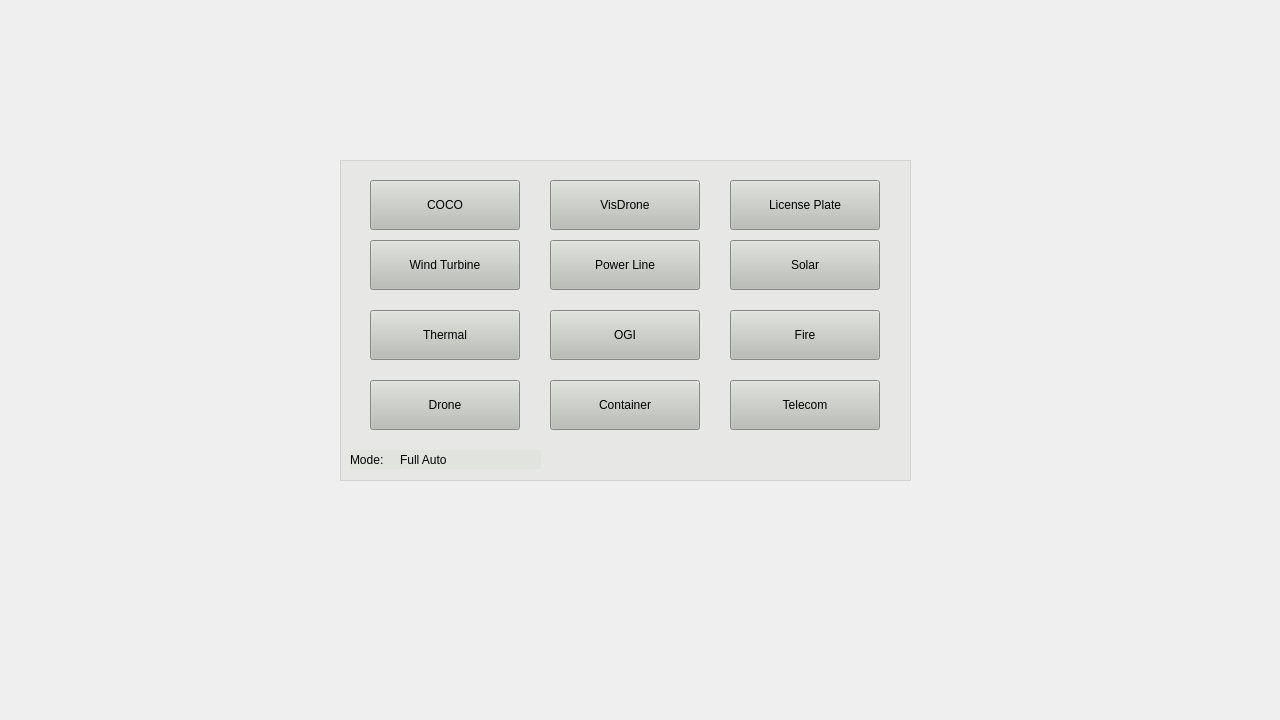
<?xml version="1.0" encoding="UTF-8"?>
<ui version="4.0">
 <class>Form</class>
 <widget class="QWidget" name="Form">
  <property name="geometry">
   <rect>
    <x>0</x>
    <y>0</y>
    <width>1280</width>
    <height>720</height>
   </rect>
  </property>
  <property name="windowTitle">
   <string>Form</string>
  </property>
  <widget class="QFrame" name="inspection_panel">
   <property name="geometry">
    <rect>
     <x>340</x>
     <y>160</y>
     <width>571</width>
     <height>321</height>
    </rect>
   </property>
   <property name="styleSheet">
    <string notr="true">background-color: rgba(211, 215, 207,0.3);</string>
   </property>
   <property name="frameShape">
    <enum>QFrame::StyledPanel</enum>
   </property>
   <property name="frameShadow">
    <enum>QFrame::Raised</enum>
   </property>
   <widget class="QPushButton" name="OGI_button">
    <property name="geometry">
     <rect>
      <x>210</x>
      <y>150</y>
      <width>150</width>
      <height>50</height>
     </rect>
    </property>
    <property name="styleSheet">
     <string notr="true">font: 75 15pt &quot;Ubuntu Condensed&quot;;
background-color: rgb(186, 189, 182);</string>
    </property>
    <property name="text">
     <string>OGI</string>
    </property>
    <property name="checkable">
     <bool>false</bool>
    </property>
   </widget>
   <widget class="QPushButton" name="solar_button">
    <property name="geometry">
     <rect>
      <x>390</x>
      <y>80</y>
      <width>150</width>
      <height>50</height>
     </rect>
    </property>
    <property name="styleSheet">
     <string notr="true">font: 75 15pt &quot;Ubuntu Condensed&quot;;
background-color: rgb(186, 189, 182);</string>
    </property>
    <property name="text">
     <string>Solar</string>
    </property>
    <property name="checkable">
     <bool>true</bool>
    </property>
   </widget>
   <widget class="QPushButton" name="windTurbine_button">
    <property name="geometry">
     <rect>
      <x>30</x>
      <y>80</y>
      <width>150</width>
      <height>50</height>
     </rect>
    </property>
    <property name="styleSheet">
     <string notr="true">font: 75 15pt &quot;Ubuntu Condensed&quot;;
background-color: rgb(186, 189, 182);</string>
    </property>
    <property name="text">
     <string notr="true">Wind Turbine</string>
    </property>
    <property name="checkable">
     <bool>false</bool>
    </property>
   </widget>
   <widget class="QPushButton" name="coco_button">
    <property name="geometry">
     <rect>
      <x>30</x>
      <y>20</y>
      <width>150</width>
      <height>50</height>
     </rect>
    </property>
    <property name="layoutDirection">
     <enum>Qt::RightToLeft</enum>
    </property>
    <property name="styleSheet">
     <string notr="true">font: 75 15pt &quot;Ubuntu Condensed&quot;;
background-color: rgb(186, 189, 182);</string>
    </property>
    <property name="text">
     <string notr="true">COCO</string>
    </property>
    <property name="checkable">
     <bool>false</bool>
    </property>
   </widget>
   <widget class="QPushButton" name="visdrone_button">
    <property name="geometry">
     <rect>
      <x>210</x>
      <y>20</y>
      <width>150</width>
      <height>50</height>
     </rect>
    </property>
    <property name="styleSheet">
     <string notr="true">font: 75 15pt &quot;Ubuntu Condensed&quot;;
background-color: rgb(186, 189, 182);</string>
    </property>
    <property name="text">
     <string notr="true">VisDrone</string>
    </property>
    <property name="checkable">
     <bool>false</bool>
    </property>
   </widget>
   <widget class="QPushButton" name="licensePlate_button">
    <property name="geometry">
     <rect>
      <x>390</x>
      <y>20</y>
      <width>150</width>
      <height>50</height>
     </rect>
    </property>
    <property name="styleSheet">
     <string notr="true">font: 75 15pt &quot;Ubuntu Condensed&quot;;
background-color: rgb(186, 189, 182);</string>
    </property>
    <property name="text">
     <string notr="true">License Plate</string>
    </property>
    <property name="checkable">
     <bool>false</bool>
    </property>
   </widget>
   <widget class="QPushButton" name="powerLine_button">
    <property name="geometry">
     <rect>
      <x>210</x>
      <y>80</y>
      <width>150</width>
      <height>50</height>
     </rect>
    </property>
    <property name="styleSheet">
     <string notr="true">font: 75 15pt &quot;Ubuntu Condensed&quot;;
background-color: rgb(186, 189, 182);</string>
    </property>
    <property name="text">
     <string notr="true">Power Line</string>
    </property>
    <property name="checkable">
     <bool>true</bool>
    </property>
   </widget>
   <widget class="QLabel" name="label_2">
    <property name="geometry">
     <rect>
      <x>10</x>
      <y>290</y>
      <width>51</width>
      <height>19</height>
     </rect>
    </property>
    <property name="text">
     <string>Mode:</string>
    </property>
   </widget>
   <widget class="QLabel" name="inspection_mode">
    <property name="geometry">
     <rect>
      <x>60</x>
      <y>290</y>
      <width>141</width>
      <height>19</height>
     </rect>
    </property>
    <property name="text">
     <string>Full Auto</string>
    </property>
   </widget>
   <widget class="QPushButton" name="thermal_button">
    <property name="geometry">
     <rect>
      <x>30</x>
      <y>150</y>
      <width>150</width>
      <height>50</height>
     </rect>
    </property>
    <property name="styleSheet">
     <string notr="true">font: 75 15pt &quot;Ubuntu Condensed&quot;;
background-color: rgb(186, 189, 182);</string>
    </property>
    <property name="text">
     <string notr="true">Thermal</string>
    </property>
    <property name="checkable">
     <bool>false</bool>
    </property>
   </widget>
   <widget class="QPushButton" name="fire_button">
    <property name="geometry">
     <rect>
      <x>390</x>
      <y>150</y>
      <width>150</width>
      <height>50</height>
     </rect>
    </property>
    <property name="styleSheet">
     <string notr="true">font: 75 15pt &quot;Ubuntu Condensed&quot;;
background-color: rgb(186, 189, 182);</string>
    </property>
    <property name="text">
     <string notr="true">Fire</string>
    </property>
    <property name="checkable">
     <bool>false</bool>
    </property>
   </widget>
   <widget class="QPushButton" name="telecom_button">
    <property name="geometry">
     <rect>
      <x>390</x>
      <y>220</y>
      <width>150</width>
      <height>50</height>
     </rect>
    </property>
    <property name="styleSheet">
     <string notr="true">font: 75 15pt &quot;Ubuntu Condensed&quot;;
background-color: rgb(186, 189, 182);</string>
    </property>
    <property name="text">
     <string notr="true">Telecom</string>
    </property>
    <property name="checkable">
     <bool>false</bool>
    </property>
   </widget>
   <widget class="QPushButton" name="drone_button">
    <property name="geometry">
     <rect>
      <x>30</x>
      <y>220</y>
      <width>150</width>
      <height>50</height>
     </rect>
    </property>
    <property name="styleSheet">
     <string notr="true">font: 75 15pt &quot;Ubuntu Condensed&quot;;
background-color: rgb(186, 189, 182);</string>
    </property>
    <property name="text">
     <string notr="true">Drone</string>
    </property>
    <property name="checkable">
     <bool>false</bool>
    </property>
   </widget>
   <widget class="QPushButton" name="container_button">
    <property name="geometry">
     <rect>
      <x>210</x>
      <y>220</y>
      <width>150</width>
      <height>50</height>
     </rect>
    </property>
    <property name="styleSheet">
     <string notr="true">font: 75 15pt &quot;Ubuntu Condensed&quot;;
background-color: rgb(186, 189, 182);</string>
    </property>
    <property name="text">
     <string>Container</string>
    </property>
    <property name="checkable">
     <bool>false</bool>
    </property>
   </widget>
  </widget>
 </widget>
 <resources/>
 <connections/>
</ui>
